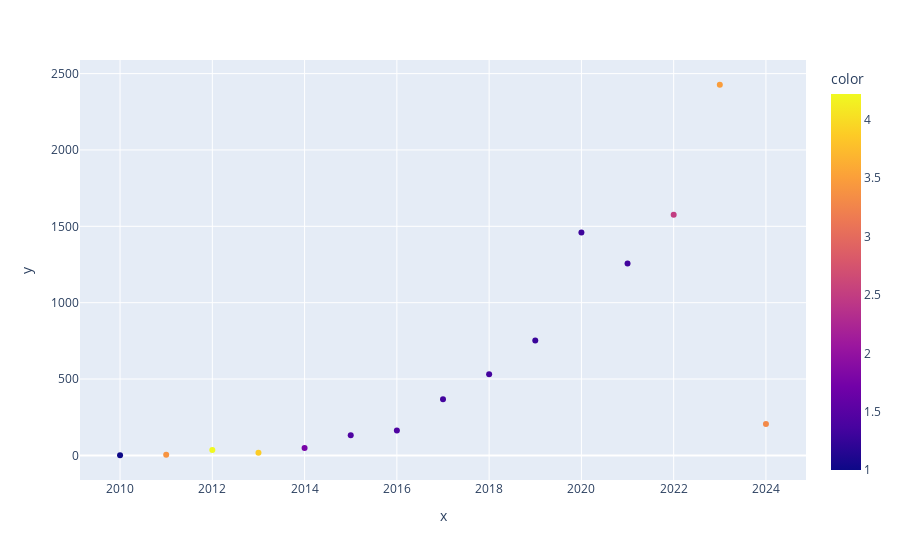

The notebook cell saved with this chart:
### Code cell
import plotly.express as px

# Assuming your arrays are named x, y, and c
fig = px.scatter(x=x, y=y, color=c)
fig.show()
T

### Figure 1 — Plotly figure (JSON) as saved in the notebook; plotly's stock layout.template omitted (floating-point values rounded to 4 significant figures)
{"data": [{"hovertemplate": "x=%{x}<br>y=%{y}<br>color=%{marker.color}<extra></extra>", "legendgroup": "", "marker": {"color": [1, 3.4, 4.222, 3.882, 1.755, 1.432, 1.423, 1.341, 1.348, 1.283, 1.305, 1.328, 2.495, 3.49, 3.301], "coloraxis": "coloraxis", "symbol": "circle"}, "mode": "markers", "name": "", "orientation": "v", "showlegend": false, "type": "scatter", "x": [2010, 2011, 2012, 2013, 2014, 2015, 2016, 2017, 2018, 2019, 2020, 2021, 2022, 2023, 2024], "xaxis": "x", "y": [1, 5, 36, 17, 49, 132, 163, 367, 532, 752, 1460, 1257, 1575, 2427, 206], "yaxis": "y"}], "layout": {"coloraxis": {"colorbar": {"title": {"text": "color"}}, "colorscale": [[0, "#0d0887"], [0.1111, "#46039f"], [0.2222, "#7201a8"], [0.3333, "#9c179e"], [0.4444, "#bd3786"], [0.5556, "#d8576b"], [0.6667, "#ed7953"], [0.7778, "#fb9f3a"], [0.8889, "#fdca26"], [1, "#f0f921"]]}, "legend": {"tracegroupgap": 0}, "margin": {"t": 60}, "xaxis": {"anchor": "y", "domain": [0, 1], "title": {"text": "x"}}, "yaxis": {"anchor": "x", "domain": [0, 1], "title": {"text": "y"}}}}
